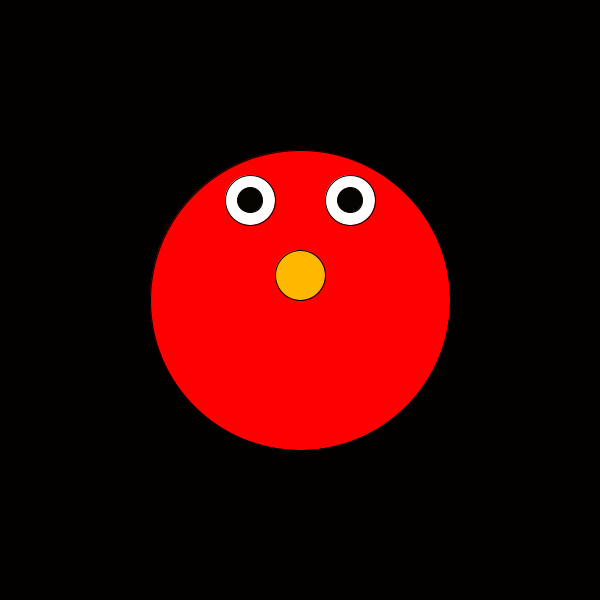
Frame 1 (no input)
Frame 60 (the mouse pressed at the canvas centre just before this capture): identical to frame 1, image omitted
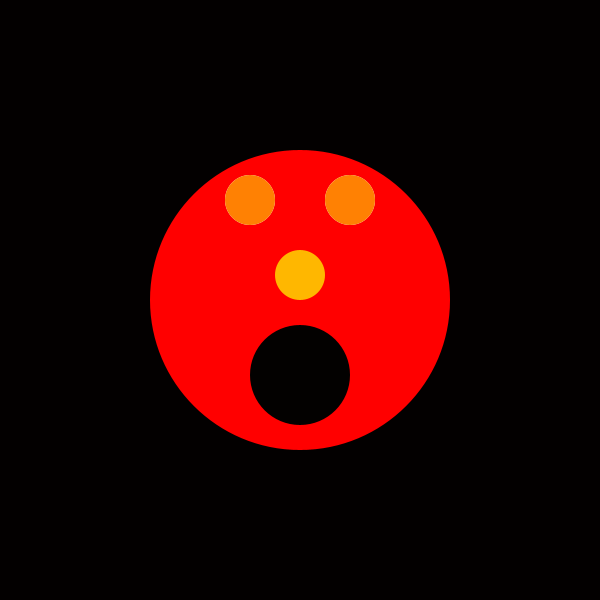
Frame 120 (the mouse held since frame 60 and released just before this capture)

The Processing sketch that drew these frames (run headless with seeded random() and noise(); from frame 60 on, the mouse is pressed at the canvas centre):

// Processing sketch: sketch_190923b
// ── sketch_190923b.pde
void draw(){  
fill(#FF0000);
//face
background(#030000);
ellipse(300, 300, 300, 300);

//eyes
fill(#FFFEFC);
ellipse(250, 200, 50, 50);
fill(#FFFEFC);
ellipse(350, 200, 50, 50);

fill(#050400);
ellipse(250, 200, 25, 25);
fill(#050400);
ellipse(350, 200, 25, 25);

fill(#FFB700);
ellipse(300, 275, 50, 50);

if(mousePressed){
  noStroke();
  fill(#030100);
  ellipse(300, 375, 100, 100);
  fill(#FF8103);
ellipse(250, 200, 50, 50);
fill(#FF8103);
ellipse(350, 200, 50, 50);
}
}
void setup(){
  size(600, 600);
}
